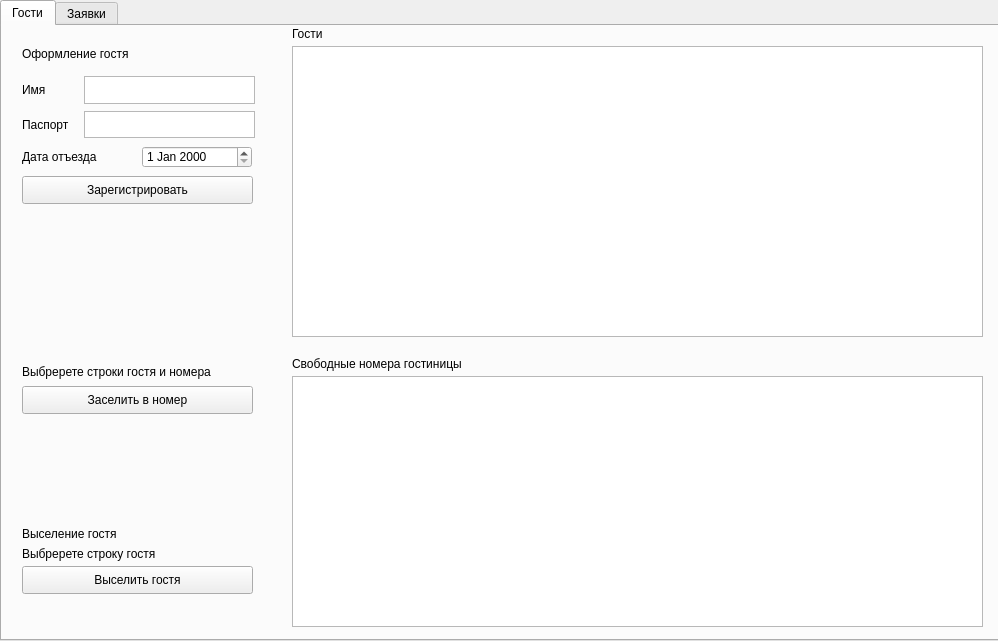
<?xml version="1.0" encoding="UTF-8"?>
<ui version="4.0">
 <class>AdminWindow</class>
 <widget class="QWidget" name="AdminWindow">
  <property name="geometry">
   <rect>
    <x>0</x>
    <y>0</y>
    <width>998</width>
    <height>641</height>
   </rect>
  </property>
  <property name="windowTitle">
   <string>Form</string>
  </property>
  <widget class="QTabWidget" name="tabWidget">
   <property name="geometry">
    <rect>
     <x>0</x>
     <y>0</y>
     <width>1001</width>
     <height>641</height>
    </rect>
   </property>
   <property name="currentIndex">
    <number>0</number>
   </property>
   <widget class="QWidget" name="guestsTab">
    <attribute name="title">
     <string>Гости</string>
    </attribute>
    <widget class="QTableView" name="guestsView">
     <property name="geometry">
      <rect>
       <x>290</x>
       <y>20</y>
       <width>691</width>
       <height>291</height>
      </rect>
     </property>
     <property name="selectionBehavior">
      <enum>QAbstractItemView::SelectRows</enum>
     </property>
    </widget>
    <widget class="QLabel" name="label">
     <property name="geometry">
      <rect>
       <x>20</x>
       <y>20</y>
       <width>231</width>
       <height>16</height>
      </rect>
     </property>
     <property name="font">
      <font>
       <pointsize>9</pointsize>
      </font>
     </property>
     <property name="text">
      <string>Оформление гостя</string>
     </property>
    </widget>
    <widget class="QTextEdit" name="nameEdit">
     <property name="geometry">
      <rect>
       <x>82</x>
       <y>50</y>
       <width>171</width>
       <height>28</height>
      </rect>
     </property>
    </widget>
    <widget class="QLabel" name="label_11">
     <property name="geometry">
      <rect>
       <x>20</x>
       <y>85</y>
       <width>48</width>
       <height>27</height>
      </rect>
     </property>
     <property name="text">
      <string>Паспорт</string>
     </property>
    </widget>
    <widget class="QLabel" name="label_9">
     <property name="geometry">
      <rect>
       <x>20</x>
       <y>50</y>
       <width>23</width>
       <height>28</height>
      </rect>
     </property>
     <property name="text">
      <string>Имя</string>
     </property>
    </widget>
    <widget class="QTextEdit" name="passportEdit">
     <property name="geometry">
      <rect>
       <x>82</x>
       <y>85</y>
       <width>171</width>
       <height>27</height>
      </rect>
     </property>
    </widget>
    <widget class="QLabel" name="label_2">
     <property name="geometry">
      <rect>
       <x>20</x>
       <y>120</y>
       <width>111</width>
       <height>21</height>
      </rect>
     </property>
     <property name="text">
      <string>Дата отъезда</string>
     </property>
    </widget>
    <widget class="QPushButton" name="registerButton">
     <property name="geometry">
      <rect>
       <x>20</x>
       <y>150</y>
       <width>231</width>
       <height>28</height>
      </rect>
     </property>
     <property name="text">
      <string>Зарегистрировать</string>
     </property>
    </widget>
    <widget class="QDateEdit" name="dateEdit">
     <property name="geometry">
      <rect>
       <x>140</x>
       <y>120</y>
       <width>110</width>
       <height>22</height>
      </rect>
     </property>
    </widget>
    <widget class="QLabel" name="label_3">
     <property name="geometry">
      <rect>
       <x>20</x>
       <y>500</y>
       <width>231</width>
       <height>16</height>
      </rect>
     </property>
     <property name="font">
      <font>
       <pointsize>9</pointsize>
      </font>
     </property>
     <property name="text">
      <string>Выселение гостя</string>
     </property>
    </widget>
    <widget class="QLabel" name="label_20">
     <property name="geometry">
      <rect>
       <x>20</x>
       <y>520</y>
       <width>231</width>
       <height>16</height>
      </rect>
     </property>
     <property name="text">
      <string>Выбререте строку гостя</string>
     </property>
    </widget>
    <widget class="QPushButton" name="evictButton">
     <property name="geometry">
      <rect>
       <x>20</x>
       <y>540</y>
       <width>231</width>
       <height>28</height>
      </rect>
     </property>
     <property name="text">
      <string>Выселить гостя</string>
     </property>
    </widget>
    <widget class="QTableWidget" name="freeRoomsWidget">
     <property name="geometry">
      <rect>
       <x>290</x>
       <y>350</y>
       <width>691</width>
       <height>251</height>
      </rect>
     </property>
     <property name="editTriggers">
      <set>QAbstractItemView::NoEditTriggers</set>
     </property>
     <property name="selectionBehavior">
      <enum>QAbstractItemView::SelectRows</enum>
     </property>
    </widget>
    <widget class="QPushButton" name="checkInButton">
     <property name="geometry">
      <rect>
       <x>20</x>
       <y>360</y>
       <width>231</width>
       <height>28</height>
      </rect>
     </property>
     <property name="text">
      <string>Заселить в номер</string>
     </property>
    </widget>
    <widget class="QLabel" name="label_21">
     <property name="geometry">
      <rect>
       <x>20</x>
       <y>335</y>
       <width>231</width>
       <height>21</height>
      </rect>
     </property>
     <property name="text">
      <string>Выбререте строки гостя и номера</string>
     </property>
    </widget>
    <widget class="QLabel" name="label_4">
     <property name="geometry">
      <rect>
       <x>290</x>
       <y>0</y>
       <width>231</width>
       <height>16</height>
      </rect>
     </property>
     <property name="font">
      <font>
       <pointsize>9</pointsize>
      </font>
     </property>
     <property name="text">
      <string>Гости</string>
     </property>
    </widget>
    <widget class="QLabel" name="label_5">
     <property name="geometry">
      <rect>
       <x>290</x>
       <y>330</y>
       <width>231</width>
       <height>16</height>
      </rect>
     </property>
     <property name="font">
      <font>
       <pointsize>9</pointsize>
      </font>
     </property>
     <property name="text">
      <string>Свободные номера гостиницы</string>
     </property>
    </widget>
   </widget>
   <widget class="QWidget" name="requestsTab">
    <attribute name="title">
     <string>Заявки</string>
    </attribute>
    <widget class="QTableView" name="menuView">
     <property name="geometry">
      <rect>
       <x>430</x>
       <y>20</y>
       <width>551</width>
       <height>391</height>
      </rect>
     </property>
     <property name="editTriggers">
      <set>QAbstractItemView::NoEditTriggers</set>
     </property>
     <property name="selectionBehavior">
      <enum>QAbstractItemView::SelectRows</enum>
     </property>
    </widget>
    <widget class="QTableWidget" name="guestsWidget">
     <property name="geometry">
      <rect>
       <x>10</x>
       <y>20</y>
       <width>371</width>
       <height>261</height>
      </rect>
     </property>
     <property name="editTriggers">
      <set>QAbstractItemView::NoEditTriggers</set>
     </property>
     <property name="selectionBehavior">
      <enum>QAbstractItemView::SelectRows</enum>
     </property>
    </widget>
    <widget class="QLabel" name="label_6">
     <property name="geometry">
      <rect>
       <x>10</x>
       <y>0</y>
       <width>231</width>
       <height>16</height>
      </rect>
     </property>
     <property name="font">
      <font>
       <pointsize>9</pointsize>
      </font>
     </property>
     <property name="text">
      <string>Гости в номерах гостиницы</string>
     </property>
    </widget>
    <widget class="QLabel" name="label_7">
     <property name="geometry">
      <rect>
       <x>430</x>
       <y>0</y>
       <width>231</width>
       <height>16</height>
      </rect>
     </property>
     <property name="font">
      <font>
       <pointsize>9</pointsize>
      </font>
     </property>
     <property name="text">
      <string>Меню</string>
     </property>
    </widget>
    <widget class="QPushButton" name="requestButton">
     <property name="geometry">
      <rect>
       <x>10</x>
       <y>320</y>
       <width>371</width>
       <height>28</height>
      </rect>
     </property>
     <property name="font">
      <font>
       <pointsize>9</pointsize>
      </font>
     </property>
     <property name="text">
      <string>Создать заказ</string>
     </property>
    </widget>
    <widget class="QLabel" name="label_22">
     <property name="geometry">
      <rect>
       <x>10</x>
       <y>290</y>
       <width>261</width>
       <height>21</height>
      </rect>
     </property>
     <property name="text">
      <string>Выбререте строки гостя и блюда из меню</string>
     </property>
    </widget>
   </widget>
  </widget>
 </widget>
 <resources/>
 <connections/>
</ui>
